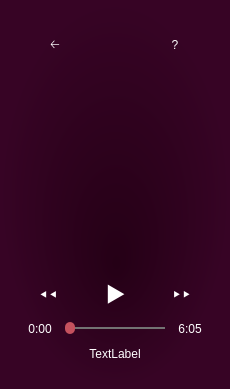
      <widget class="QWidget" name="page_3">
       <layout class="QVBoxLayout" name="verticalLayout_2">
        <property name="spacing">
         <number>0</number>
        </property>
        <property name="leftMargin">
         <number>0</number>
        </property>
        <property name="topMargin">
         <number>0</number>
        </property>
        <property name="rightMargin">
         <number>0</number>
        </property>
        <property name="bottomMargin">
         <number>0</number>
        </property>
        <item>
         <widget class="QWidget" name="widget_13" native="true">
          <property name="sizePolicy">
           <sizepolicy hsizetype="Minimum" vsizetype="Minimum">
            <horstretch>0</horstretch>
            <verstretch>0</verstretch>
           </sizepolicy>
          </property>
          <property name="styleSheet">
           <string notr="true">background-color: qradialgradient(spread:pad, cx:0.5, cy:0.5, radius:0.5, fx:0.506, fy:0.681818, stop:0.00568182 rgba(37, 0, 22, 255), stop:1 rgba(55, 4, 37, 255));</string>
          </property>
          <layout class="QVBoxLayout" name="verticalLayout_15" stretch="2,8,3,0">
           <property name="spacing">
            <number>0</number>
           </property>
           <property name="leftMargin">
            <number>15</number>
           </property>
           <property name="topMargin">
            <number>10</number>
           </property>
           <property name="rightMargin">
            <number>15</number>
           </property>
           <property name="bottomMargin">
            <number>20</number>
           </property>
           <item>
            <layout class="QHBoxLayout" name="horizontalLayout_10" stretch="0,5,0">
             <property name="leftMargin">
              <number>15</number>
             </property>
             <property name="topMargin">
              <number>10</number>
             </property>
             <property name="rightMargin">
              <number>15</number>
             </property>
             <item>
              <widget class="QPushButton" name="TrackBack">
               <property name="sizePolicy">
                <sizepolicy hsizetype="Fixed" vsizetype="Fixed">
                 <horstretch>0</horstretch>
                 <verstretch>0</verstretch>
                </sizepolicy>
               </property>
               <property name="minimumSize">
                <size>
                 <width>50</width>
                 <height>50</height>
                </size>
               </property>
               <property name="styleSheet">
                <string notr="true">border: none;
font: 63 26pt &quot;Segoe UI Semibold&quot;;
color: rgb(255, 255, 255);
background-color: rgba(255, 255, 255, 0);</string>
               </property>
               <property name="text">
                <string>🡠</string>
               </property>
              </widget>
             </item>
             <item>
              <spacer name="horizontalSpacer">
               <property name="orientation">
                <enum>Qt::Horizontal</enum>
               </property>
               <property name="sizeHint" stdset="0">
                <size>
                 <width>40</width>
                 <height>20</height>
                </size>
               </property>
              </spacer>
             </item>
             <item>
              <widget class="QPushButton" name="GetInfo">
               <property name="sizePolicy">
                <sizepolicy hsizetype="Fixed" vsizetype="Fixed">
                 <horstretch>0</horstretch>
                 <verstretch>0</verstretch>
                </sizepolicy>
               </property>
               <property name="minimumSize">
                <size>
                 <width>50</width>
                 <height>50</height>
                </size>
               </property>
               <property name="styleSheet">
                <string notr="true">border: none;
font: 63 26pt &quot;Segoe UI Semibold&quot;;
color: rgb(255, 255, 255);
background-color: rgba(255, 255, 255, 0);</string>
               </property>
               <property name="text">
                <string>?</string>
               </property>
              </widget>
             </item>
            </layout>
           </item>
           <item>
            <widget class="QWidget" name="widget_15" native="true">
             <property name="sizePolicy">
              <sizepolicy hsizetype="Minimum" vsizetype="Minimum">
               <horstretch>0</horstretch>
               <verstretch>0</verstretch>
              </sizepolicy>
             </property>
             <property name="minimumSize">
              <size>
               <width>200</width>
               <height>200</height>
              </size>
             </property>
             <property name="autoFillBackground">
              <bool>false</bool>
             </property>
             <property name="styleSheet">
              <string notr="true">background-color: rgba(255, 255, 255, 0);</string>
             </property>
             <layout class="QVBoxLayout" name="verticalLayout_16">
              <property name="spacing">
               <number>0</number>
              </property>
              <property name="leftMargin">
               <number>0</number>
              </property>
              <property name="topMargin">
               <number>0</number>
              </property>
              <property name="rightMargin">
               <number>0</number>
              </property>
              <property name="bottomMargin">
               <number>0</number>
              </property>
             </layout>
            </widget>
           </item>
           <item>
            <widget class="QWidget" name="widget_14" native="true">
             <property name="styleSheet">
              <string notr="true">border:none;
background-color: rgba(255, 255, 255, 0);</string>
             </property>
             <layout class="QVBoxLayout" name="verticalLayout_18">
              <property name="spacing">
               <number>0</number>
              </property>
              <property name="leftMargin">
               <number>0</number>
              </property>
              <property name="topMargin">
               <number>0</number>
              </property>
              <property name="rightMargin">
               <number>0</number>
              </property>
              <property name="bottomMargin">
               <number>0</number>
              </property>
              <item>
               <layout class="QHBoxLayout" name="horizontalLayout_11">
                <property name="spacing">
                 <number>0</number>
                </property>
                <item>
                 <widget class="QPushButton" name="PreviousTrackButton">
                  <property name="sizePolicy">
                   <sizepolicy hsizetype="Minimum" vsizetype="Minimum">
                    <horstretch>0</horstretch>
                    <verstretch>0</verstretch>
                   </sizepolicy>
                  </property>
                  <property name="styleSheet">
                   <string notr="true">border: none;
font: 63 26pt &quot;Segoe UI Semibold&quot;;
color: rgb(255, 255, 255);
background-color: rgba(255, 255, 255, 0);</string>
                  </property>
                  <property name="text">
                   <string>⯇⯇</string>
                  </property>
                 </widget>
                </item>
                <item>
                 <widget class="QPushButton" name="PauseTrackButton">
                  <property name="sizePolicy">
                   <sizepolicy hsizetype="Minimum" vsizetype="Minimum">
                    <horstretch>0</horstretch>
                    <verstretch>0</verstretch>
                   </sizepolicy>
                  </property>
                  <property name="font">
                   <font>
                    <family>Segoe UI Semibold</family>
                    <pointsize>26</pointsize>
                    <weight>7</weight>
                    <italic>false</italic>
                    <bold>false</bold>
                   </font>
                  </property>
                  <property name="styleSheet">
                   <string notr="true">border: none;
font: 63 26pt &quot;Segoe UI Semibold&quot;;
color: rgb(255, 255, 255);
background-color: rgba(255, 255, 255, 0);</string>
                  </property>
                  <property name="text">
                   <string>⯈</string>
                  </property>
                 </widget>
                </item>
                <item>
                 <widget class="QPushButton" name="NextTrackButton">
                  <property name="sizePolicy">
                   <sizepolicy hsizetype="Minimum" vsizetype="Minimum">
                    <horstretch>0</horstretch>
                    <verstretch>0</verstretch>
                   </sizepolicy>
                  </property>
                  <property name="styleSheet">
                   <string notr="true">border: none;
font: 63 26pt &quot;Segoe UI Semibold&quot;;
color: rgb(255, 255, 255);
background-color: rgba(255, 255, 255, 0);</string>
                  </property>
                  <property name="text">
                   <string>⯈⯈</string>
                  </property>
                 </widget>
                </item>
               </layout>
              </item>
              <item>
               <layout class="QHBoxLayout" name="horizontalLayout_12" stretch="1,5,1">
                <property name="spacing">
                 <number>0</number>
                </property>
                <item>
                 <widget class="QLabel" name="CurrentTrackTime">
                  <property name="sizePolicy">
                   <sizepolicy hsizetype="Minimum" vsizetype="Minimum">
                    <horstretch>0</horstretch>
                    <verstretch>0</verstretch>
                   </sizepolicy>
                  </property>
                  <property name="minimumSize">
                   <size>
                    <width>50</width>
                    <height>20</height>
                   </size>
                  </property>
                  <property name="styleSheet">
                   <string notr="true">QLabel{
	border: none;
	font: 63 12pt &quot;Segoe UI Semibold&quot;;
	color: rgb(255, 255, 255);
    background-color: rgba(255, 255, 255, 0);
}</string>
                  </property>
                  <property name="text">
                   <string>0:00</string>
                  </property>
                  <property name="alignment">
                   <set>Qt::AlignCenter</set>
                  </property>
                 </widget>
                </item>
                <item>
                 <widget class="QSlider" name="TrackProgressBar">
                  <property name="styleSheet">
                   <string notr="true">QSlider::groove:horizontal { 
	background-color: rgb(115, 115, 115);
	border: 0px solid #424242; 
	height: 2px; 
	border-radius: 4px;
}

QSlider::handle:horizontal { 
	background-color: rgb(197, 82, 94);
	width: 10px; 
	height: 10px; 
	line-height: 20px; 
	margin-top: -5px; 
	margin-bottom: -5px; 
	border-radius: 5px; 
}
</string>
                  </property>
                  <property name="maximum">
                   <number>1000</number>
                  </property>
                  <property name="pageStep">
                   <number>1</number>
                  </property>
                  <property name="value">
                   <number>0</number>
                  </property>
                  <property name="orientation">
                   <enum>Qt::Horizontal</enum>
                  </property>
                 </widget>
                </item>
                <item>
                 <widget class="QLabel" name="TrackTime">
                  <property name="sizePolicy">
                   <sizepolicy hsizetype="Minimum" vsizetype="Minimum">
                    <horstretch>0</horstretch>
                    <verstretch>0</verstretch>
                   </sizepolicy>
                  </property>
                  <property name="minimumSize">
                   <size>
                    <width>50</width>
                    <height>20</height>
                   </size>
                  </property>
                  <property name="styleSheet">
                   <string notr="true">QLabel{
	border: none;
	font: 63 12pt &quot;Segoe UI Semibold&quot;;
	color: rgb(255, 255, 255);
    background-color: rgba(255, 255, 255, 0);
}</string>
                  </property>
                  <property name="text">
                   <string>6:05</string>
                  </property>
                  <property name="alignment">
                   <set>Qt::AlignCenter</set>
                  </property>
                 </widget>
                </item>
               </layout>
              </item>
             </layout>
            </widget>
           </item>
           <item>
            <widget class="QLabel" name="TrackNameInTrackMenu">
             <property name="sizePolicy">
              <sizepolicy hsizetype="Preferred" vsizetype="Fixed">
               <horstretch>0</horstretch>
               <verstretch>0</verstretch>
              </sizepolicy>
             </property>
             <property name="minimumSize">
              <size>
               <width>0</width>
               <height>30</height>
              </size>
             </property>
             <property name="styleSheet">
              <string notr="true">color: rgb(255, 255, 255);
border: none;
border-radius: 25px;
font: 63 14pt &quot;Segoe UI Semibold&quot;;
background-color: rgba(255, 255, 255, 0);</string>
             </property>
             <property name="text">
              <string>TextLabel</string>
             </property>
             <property name="alignment">
              <set>Qt::AlignCenter</set>
             </property>
            </widget>
           </item>
          </layout>
         </widget>
        </item>
       </layout>
      </widget>
